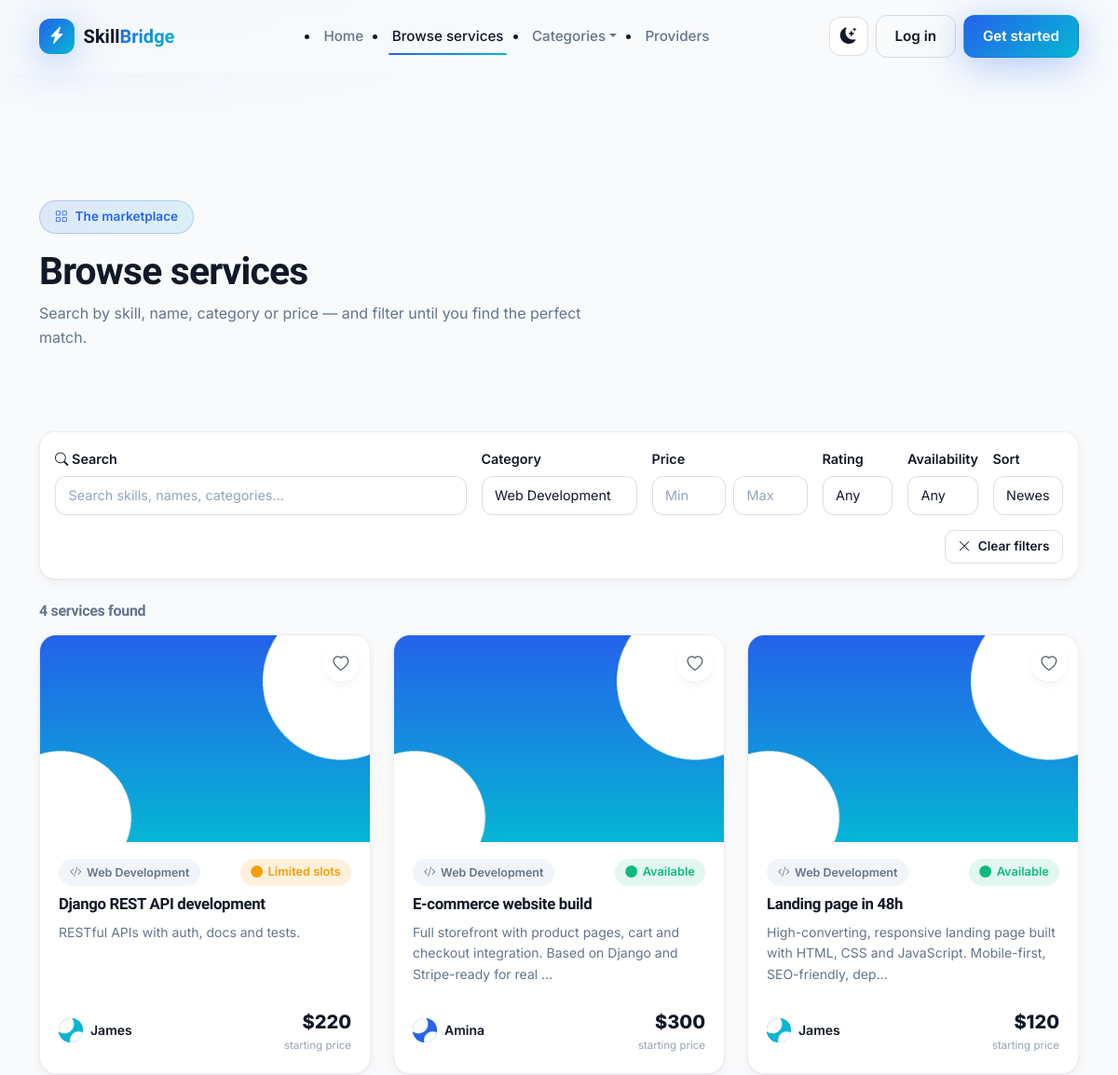
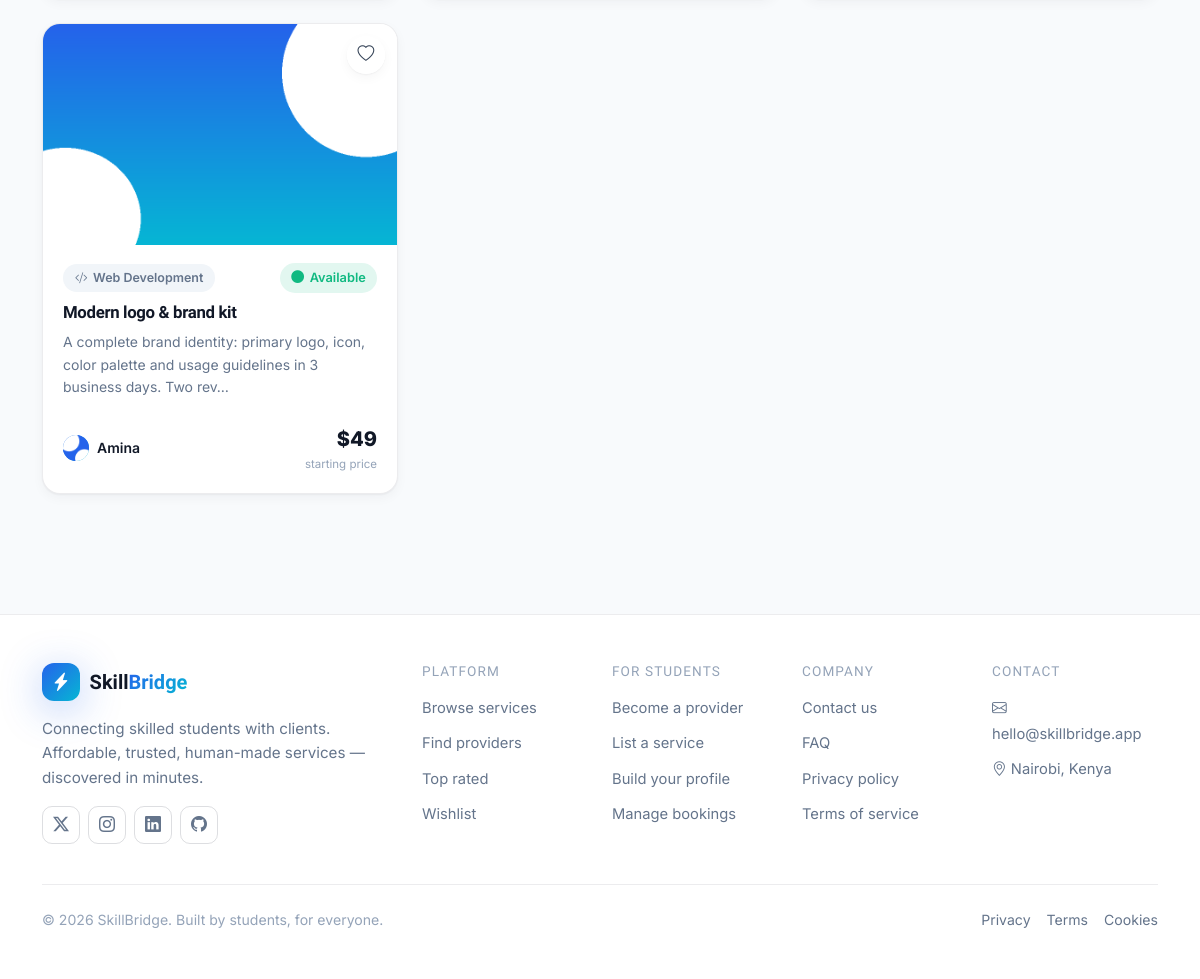
Page /services/?category=web-development on the committed database (2 pictures, top to bottom).
### services/models.py (models this page shows, shortened)
class Service(models.Model):
    class Availability(models.TextChoices):
        AVAILABLE = 'available', 'Available'
        BUSY = 'busy', 'Busy'
        LIMITED = 'limited', 'Limited slots'
    title = models.CharField(max_length=160)
    description = models.TextField(max_length=3000)
    category = models.ForeignKey(Category, on_delete=models.SET_NULL, null=True, related_name='services')
    price = models.DecimalField(max_digits=10, decimal_places=2)
    image = models.ImageField(upload_to='services/', blank=True, null=True)
    availability = models.CharField(
        max_length=20, choices=Availability.choices, default=Availability.AVAILABLE
    )
    provider = models.ForeignKey(
        settings.AUTH_USER_MODEL, on_delete=models.CASCADE, related_name='services'
    )
    is_approved = models.BooleanField(
        default=True,
        help_text='Admin approval gate; false hides the listing.',
    )
    created_at = models.DateTimeField(auto_now_add=True)
    updated_at = models.DateTimeField(auto_now=True)
    class Meta:
        ordering = ['-created_at']
    def get_absolute_url(self):
        return reverse('services:detail', kwargs={'pk': self.pk})

class Category(models.Model):
    name = models.CharField(max_length=80, unique=True)
    slug = models.SlugField(max_length=100, unique=True, blank=True)
    icon = models.CharField(
        max_length=60, default='bi-box',
        help_text='Bootstrap Icons class, e.g. bi-code-slash',
    )
    description = models.CharField(max_length=200, blank=True)
    class Meta:
        verbose_name_plural = 'Categories'
        ordering = ['name']

### accounts/models.py (models this page shows, shortened)
class User(AbstractUser):
    class Role(models.TextChoices):
        STUDENT = 'student', 'Student / Provider'
        CLIENT = 'client', 'Client'
    role = models.CharField(max_length=20, choices=Role.choices, default=Role.CLIENT)
    phone = models.CharField(max_length=20, blank=True)
    bio = models.TextField(max_length=1000, blank=True)
    profile_image = models.ImageField(upload_to='profiles/', blank=True, null=True)
    occupation = models.CharField(max_length=120, blank=True)
    location = models.CharField(max_length=120, blank=True)
    website = models.URLField(blank=True)
    skills = models.ManyToManyField('services.Category', related_name='providers', blank=True)
    is_provider_approved = models.BooleanField(
        default=False,
        help_text='Approved by admin before a student can publish services.',
    )
    created_at = models.DateTimeField(auto_now_add=True)
    updated_at = models.DateTimeField(auto_now=True)

### services/views.py (the view)
# urls.py: path('services/', views.browse, name='browse'),
def browse(request):
    queryset = _visible_services().select_related('provider', 'category')
    queryset = _apply_filters(request, queryset)
    paginator = Paginator(queryset, 12)
    page_number = request.GET.get('page')
    page_obj = paginator.get_page(page_number)
    filter_form = ServiceFilterForm(request.GET or None)
    active_filters = bool(
        request.GET.get('q') or request.GET.get('category')
        or request.GET.get('min_price') or request.GET.get('max_price')
        or request.GET.get('availability') or request.GET.get('min_rating')
    )
    qs_without_page = request.GET.copy()
    qs_without_page.pop('page', None)
    qs_without_page = qs_without_page.urlencode()
    context = {
        'page_obj': page_obj,
        'services': page_obj.object_list,
        'filter_form': filter_form,
        'query': request.GET.get('q', ''),
        'active_filters': active_filters,
        'qs_without_page': qs_without_page,
        'page_title': 'Browse services',
    }
    if request.user.is_authenticated:
        context['wishlist_ids'] = set(
            Wishlist.objects.filter(user=request.user).values_list('service_id', flat=True)
        )
    return render(request, 'services/browse.html', context)

### accounts/context_processors.py (called while the page is built)
def global_context(request):
    ctx = {
        'all_categories': Category.objects.all().order_by('name'),
        'total_categories': Category.objects.count(),
    }
    if request.user.is_authenticated:
        ctx['unread_notification_count'] = request.user.unread_notifications()
    return ctx

### services/views.py (called while the page is built)
def _visible_services():
    return Service.objects.filter(is_approved=True).select_related('provider', 'category')

def _safe_decimal(value):
    if not value:
        return None
    try:
        return Decimal(value)
    except (InvalidOperation, ValueError):
        return None

### templates/services/browse.html (shortened to what this page needs)
{% extends 'base.html' %}
{% load static %}
{% block body_class %}sb-browse{% endblock %}
{% block content %}
<div class="sb-page-header">
  <div class="container">
    <span class="sb-eyebrow mb-2"><i class="bi bi-grid"></i> The marketplace</span>
    <h1 class="sb-section-title mt-2">Browse services</h1>
    <p class="sb-section-sub mb-0">Search by skill, name, category or price — and filter until you find the perfect match.</p>
  </div>
</div>
<section class="sb-section-sm">
  <div class="container">
    <div class="sb-filter-bar mb-4">
      <form id="browseFilters" method="get" action="{% url 'services:browse' %}">
        <div class="row g-3 align-items-end">
          <div class="col-12 col-md-4 col-lg-5">
            <label class="sb-form-label" for="liveSearch"><i class="bi bi-search"></i> Search</label>
            <input type="text" id="liveSearch" name="q" value="{{ query }}" class="form-control" placeholder="Search skills, names, categories…">
          </div>
          <div class="col-6 col-md-3 col-lg-2">
            <label class="sb-form-label">Category</label>
            <select name="category" class="form-select filter-select">
              {% for cat in all_categories %}
                <option value="{{ cat.slug }}" {% if request.GET.category == cat.slug %}selected{% endif %}>{{ cat.name }}</option>
              {% endfor %}
            </select>
          </div>
          <div class="col-6 col-md-3 col-lg-2">
            <label class="sb-form-label">Price</label>
            <div class="d-flex gap-2">
              <input type="number" name="min_price" value="{{ request.GET.min_price }}" class="form-control" placeholder="Min" min="0">
              <input type="number" name="max_price" value="{{ request.GET.max_price }}" class="form-control" placeholder="Max" min="0">
            </div>
          </div>
          <div class="col-6 col-md-3 col-lg-1">
            <label class="sb-form-label">Rating</label>
            <select name="min_rating" class="form-select filter-select">
              <option value="">Any</option>
            </select>
          </div>
          <div class="col-6 col-md-3 col-lg-1">
            <label class="sb-form-label">Availability</label>
            <select name="availability" class="form-select filter-select">
              <option value="">Any</option>
            </select>
          </div>
          <div class="col-6 col-md-3 col-lg-1">
            <label class="sb-form-label">Sort</label>
            <select name="sort" class="form-select filter-select">
              <option value="newest" {% if request.GET.sort == 'newest' or not request.GET.sort %}selected{% endif %}>Newest</option>
            </select>
          </div>
          {% if active_filters %}
            <div class="col-12 col-md-12 col-lg-12 d-flex justify-content-end">
              <a href="{% url 'services:browse' %}" class="sb-btn sb-btn-ghost sb-btn-sm"><i class="bi bi-x-lg"></i> Clear filters</a>
            </div>
          {% endif %}
        </div>
      </form>
    </div>
    <div class="d-flex justify-content-between align-items-center mb-3">
      <h6 class="mb-0 fw-semibold sb-text-muted">
        <span id="sbResultsCount">{{ page_obj.paginator.count }}</span> service{% if page_obj.paginator.count != 1 %}s{% endif %} found
      </h6>
    </div>
    <div class="row g-4" id="browseGrid">
      {% include 'services/partials/service_cards.html' %}
    </div>
  </div>
</section>
{% endblock %}

### templates/services/partials/service_cards.html (shortened to what this page needs)
{% if services %}
  {% for service in services %}
    <div class="col-12 col-sm-6 col-lg-4">
      {% include 'services/partials/service_card.html' with service=service %}
    </div>
  {% endfor %}
{% endif %}

### templates/services/partials/service_card.html
<div class="sb-card sb-service-card">
  <div class="sb-card-media">
    {% if service.image %}
      <img src="{{ service.image.url }}" alt="{{ service.title }}" loading="lazy">
    {% else %}
      <img src="https://images.unsplash.com/photo-1498050108023-c5249f4df085?w=600&q=70" alt="{{ service.title }}" loading="lazy">
    {% endif %}
    <button type="button" class="sb-wishlist-btn {% if wishlist_ids and service.id in wishlist_ids %}active{% endif %}"
            data-wishlist="{{ service.id }}" aria-label="Toggle wishlist">
      <i class="bi bi-heart{% if wishlist_ids and service.id in wishlist_ids %}-fill{% endif %}"></i>
    </button>
  </div>
  <div class="sb-card-body">
    <div class="d-flex justify-content-between align-items-center mb-2">
      <span class="sb-chip"><i class="bi {{ service.category.icon|default:'bi-tag' }}"></i> {{ service.category.name|default:"General" }}</span>
      <span class="sb-availability sb-availability--{{ service.availability }}"><i class="bi bi-circle-fill"></i> {{ service.get_availability_display }}</span>
    </div>
    <h3 class="sb-card-title mb-2"><a href="{{ service.get_absolute_url }}">{{ service.title }}</a></h3>
    <p class="sb-text-muted small mb-3">{{ service.description|truncatechars:110 }}</p>
    <div class="d-flex align-items-center justify-content-between mt-auto pt-2">
      <div class="d-flex align-items-center gap-2">
        {% if service.provider.profile_image %}
          <img src="{{ service.provider.profile_image.url }}" alt="{{ service.provider.username }}" class="sb-avatar sb-avatar--sm">
        {% else %}
          <span class="sb-avatar sb-avatar--text sb-avatar--sm">{{ service.provider.first_name|default:service.provider.username|slice:":1" }}</span>
        {% endif %}
        <span class="small fw-semibold">{{ service.provider.first_name|default:service.provider.username }}</span>
      </div>
      <div class="text-end">
        <div class="fw-extra fs-5">${{ service.price|floatformat:0 }}</div>
        <div class="sb-text-soft" style="font-size:.72rem">starting price</div>
      </div>
    </div>
  </div>
</div>

### rows in the picture
Service: image (picture), category.name "Web Development", availability "Limited slots", title "Django REST API development", description "RESTful APIs with auth, docs and tests.", provider.profile_image (picture), provider.first_name "James", price "220"
Service: image (picture), category.name "Web Development", availability "Available", title "E-commerce website build", description "Full storefront with product pages, cart and checkout integration. Based on Django and Stripe-ready for real …", provider.profile_image (picture), provider.first_name "Amina", price "300"
Service: image (picture), category.name "Web Development", availability "Available", title "Landing page in 48h", description "High-converting, responsive landing page built with HTML, CSS and JavaScript. Mobile-first, SEO-friendly, dep…", provider.profile_image (picture), provider.first_name "James", price "120"
Service: image (picture), category.name "Web Development", availability "Available", title "Modern logo & brand kit", description "A complete brand identity: primary logo, icon, color palette and usage guidelines in 3 business days. Two rev…", provider.profile_image (picture), provider.first_name "Amina", price "49"

### other values in the picture
{{ page_obj.paginator.count }} "4"
form field category "Web Development"
